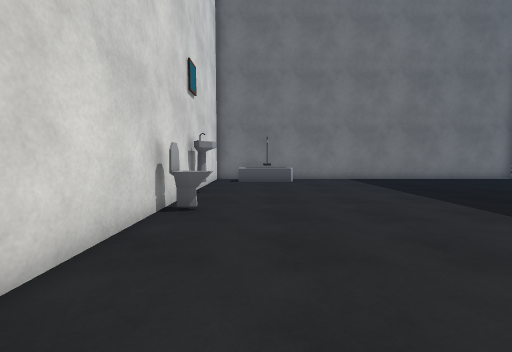
view 1 (above)

22 first-person views from a walk through a 3-D level made in the Unity game engine. The camera is 1.2 m above the floor, tilts 4° down and sees 90° across. The floor is counted in squares, 1 m on a side. Each view is taken from the middle of a square. On the plan, view 1 faces up. The plan holds only what a view shows up to about 12 squares ahead; the rest is blank. The place goes on beyond the plan. The player is left out. Some surface patterns are stand-ins.

view 2
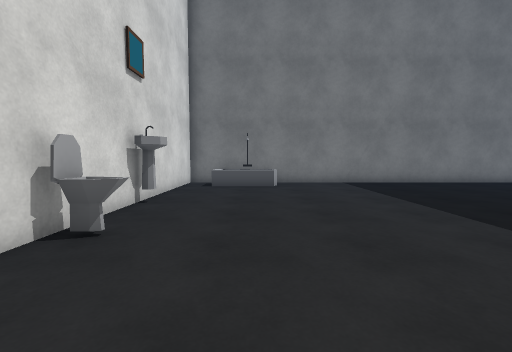

view 3
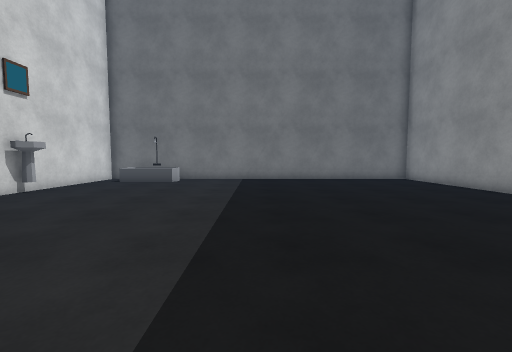

view 4
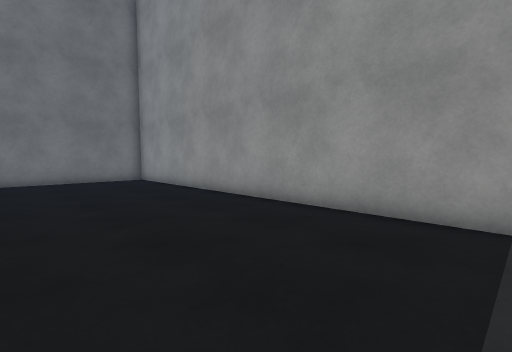

view 5
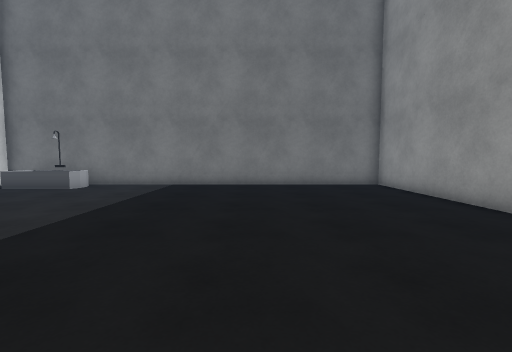

view 6
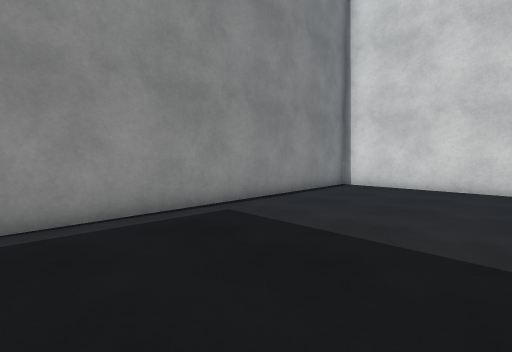

view 7
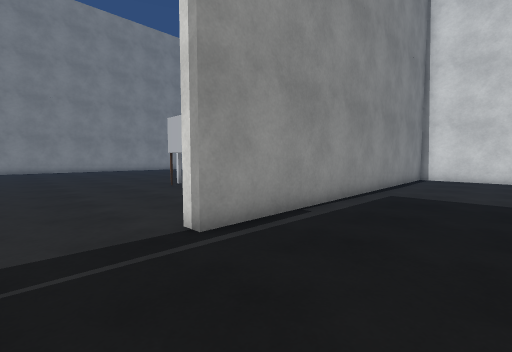

view 8
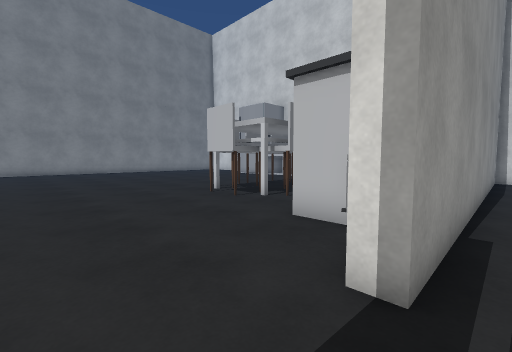

view 9
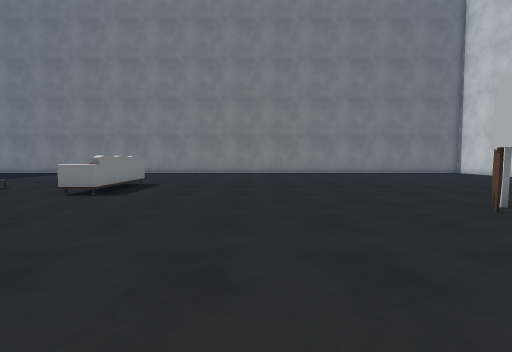

view 10
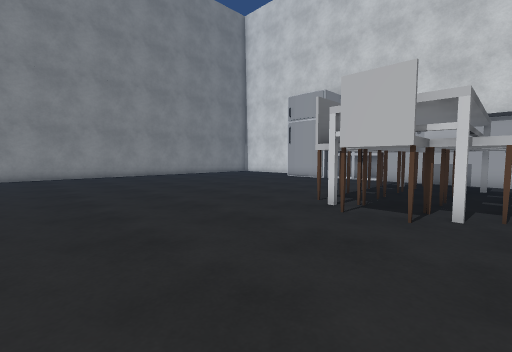

view 11
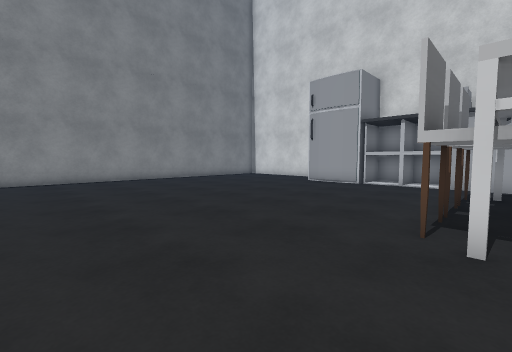

view 12
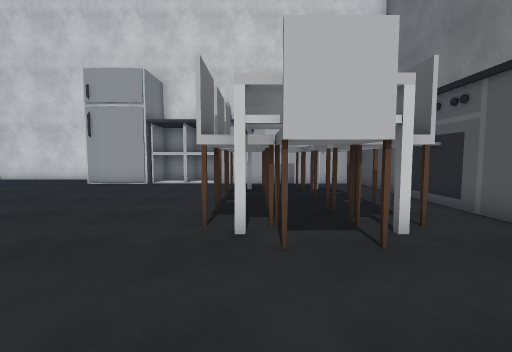

view 13
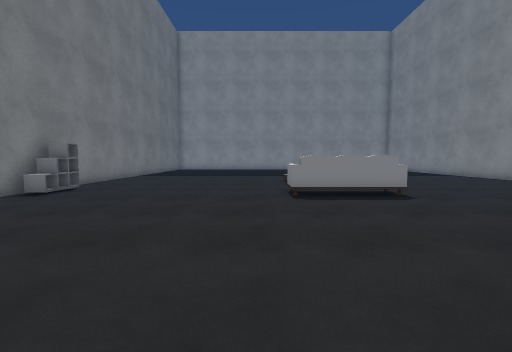

view 14
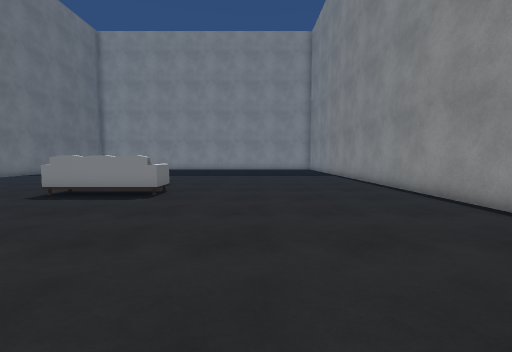

view 15
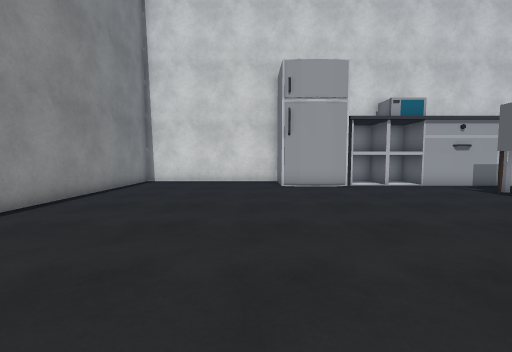

view 16
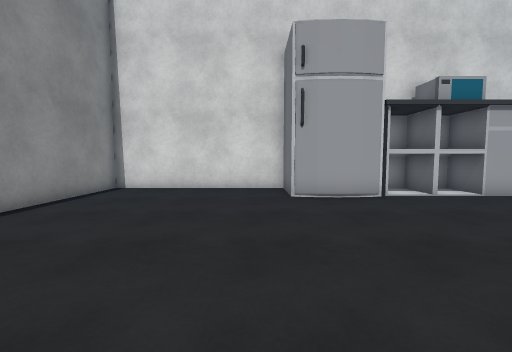

view 17
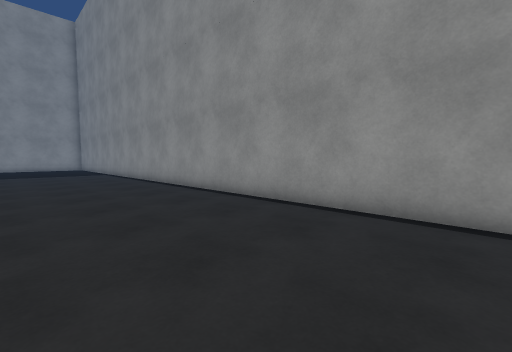

view 18
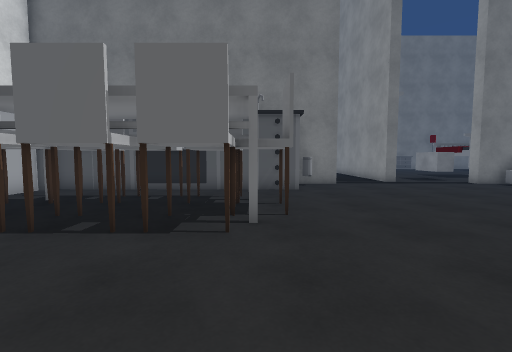

view 19
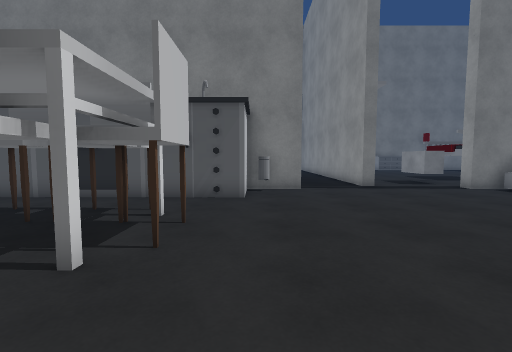

view 20
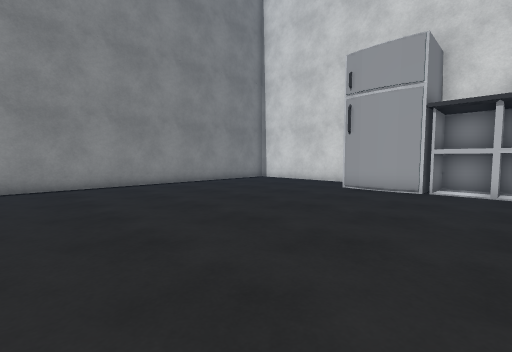

view 21
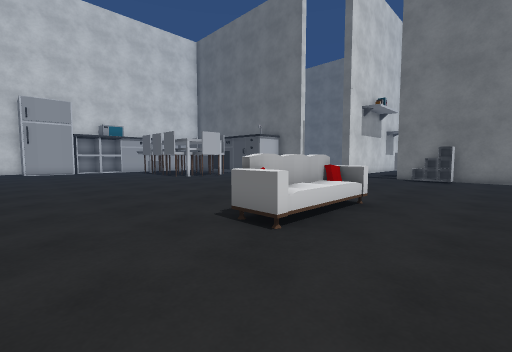

view 22
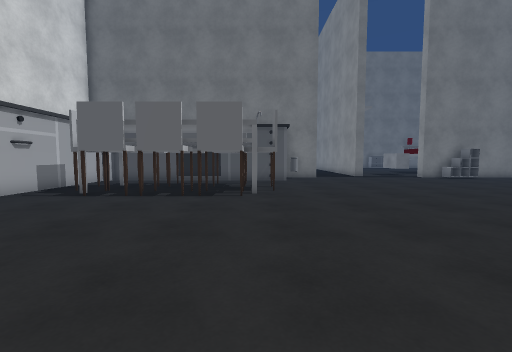

### Floor plan
Key: @ floor where view 1 was taken; # wall or solid block; x gap in a wall; . floor; / step, stairs or slope; ^ raised ledge; S sink; T toilet; B bathtub; C chair; I bin; H thing the floor can be seen under or through; F sofa; R fridge; A drawers; O other object.
Columns run from 2 left of view 1 to 23 right of it. Each row starts with its distance up from view 1.
 15 ##################
 14 #  Bx............#
 13 #////............#
 12 #................#
 11 #................#
 10 #................#
  9 S................#
  8 #................#
  7 #................#
  6 TT...............#
  5 #................#
  4 #................#
  3 #................#  A
  2 #................#  A
  1 #................#..A.
  0 #.@..............#....
 -1 ##############.......#####
 -2   ##########I........OOO..
 -3   ###########.............
 -4   #.......................
 -5   #..CCCCC................
 -6   #.HHHHHHH...............
 -7   #CCH   HCC..............
 -8   #.#HHHHHH...............
 -9   #..CCCCC................
-10 #^^...................F...
-11 #^^..................FF...
-12 # ^..................FF...
-13 ###..................FF...
-14   R...................F...
-15   R.......................
-16 #RR.......................
-17 #.........................
-18 #.........................
-19 #.........................
-20 #.........................
-21 #.........................
-22 #.........................
-23 ##########################

Where each view was taken, in squares from view 1:
view 1: 0 up, 0 right, facing up
view 2: 2 up, 1 right, facing up
view 3: 0 up, 6 right, facing up
view 4: 0 up, 9 right, facing up-right
view 5: 3 up, 9 right, facing up
view 6: 5 up, 9 right, facing down-left
view 7: 3 up, 14 right, facing down-left
view 8: 0 up, 14 right, facing down-left
view 9: 2 down, 14 right, facing down
view 10: 5 down, 14 right, facing down-left
view 11: 8 down, 12 right, facing down-left
view 12: 8 down, 12 right, facing left
view 13: 9 down, 11 right, facing right
view 14: 17 down, 11 right, facing right
view 15: 17 down, 11 right, facing left
view 16: 17 down, 8 right, facing left
view 17: 17 down, 8 right, facing down-right
view 18: 13 down, 8 right, facing up
view 19: 11 down, 10 right, facing up
view 20: 11 down, 10 right, facing down-left
view 21: 17 down, 23 right, facing up-left
view 22: 17 down, 8 right, facing up
